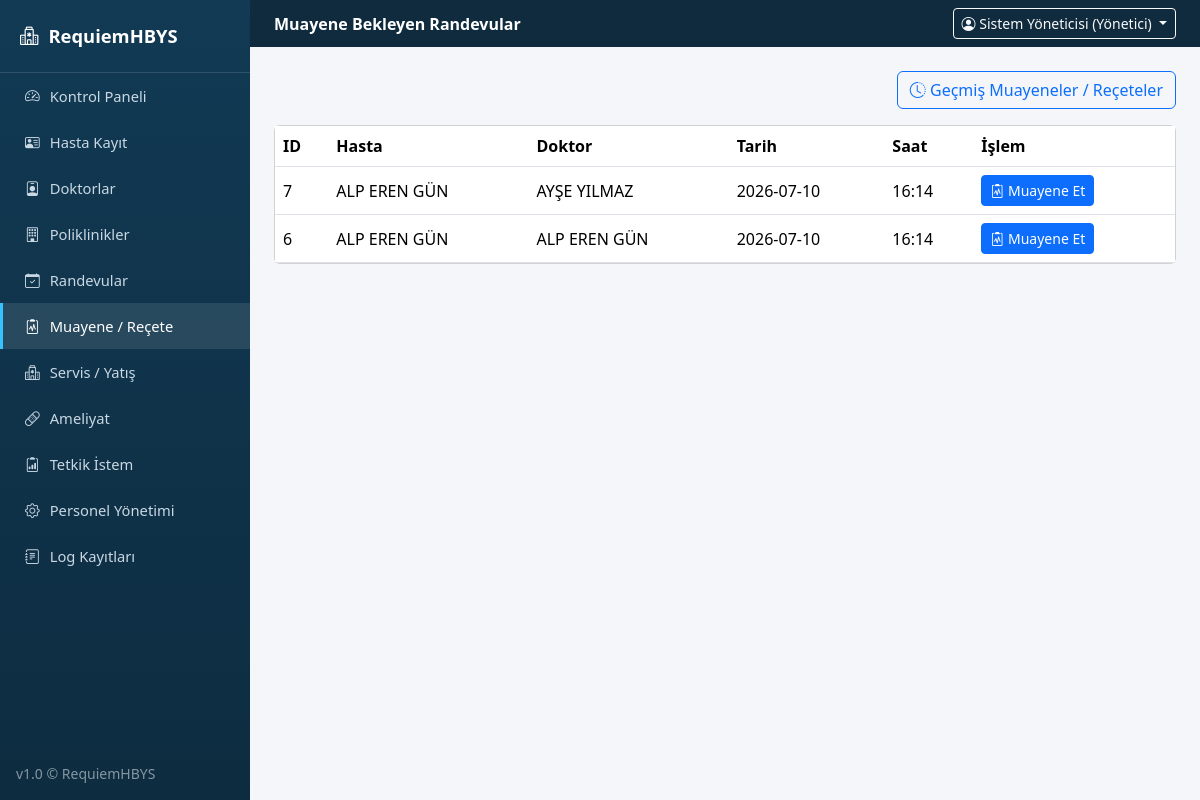
The page /muayene (signed in) on the database its author committed.
### tables this page shows
CREATE TABLE randevular (
            id INTEGER PRIMARY KEY AUTOINCREMENT,
            hasta_id INTEGER,
            doktor_id INTEGER,
            tarih TEXT,
            saat TEXT,
            durum TEXT
        );

CREATE TABLE hastalar (
            id INTEGER PRIMARY KEY AUTOINCREMENT,
            ad_soyad TEXT NOT NULL,
            tc TEXT,
            dogum_tarihi TEXT,
            cinsiyet TEXT,
            kan_grubu TEXT,
            telefon TEXT,
            adres TEXT,
            acil_ad TEXT,
            acil_tel TEXT,
            gecmis TEXT,
            kayit_tarihi TEXT
        );

CREATE TABLE doktorlar (
            id INTEGER PRIMARY KEY AUTOINCREMENT,
            ad_soyad TEXT NOT NULL,
            uzmanlik TEXT,
            poliklinik TEXT,
            uygunluk TEXT
        );

### app.py (the view)
@app.route("/muayene")
@login_required
@modul_gerekli("muayene")
def muayene():
    return render_template("muayene.html", randevular=db.bekleyen_randevulari_getir())

### app.py (called while the page is built)
def login_required(f):
    @wraps(f)
    def wrapper(*args, **kwargs):
        if "user_id" not in session:
            flash("Lütfen giriş yapın.", "warning")
            return redirect(url_for("login"))
        return f(*args, **kwargs)
    return wrapper

def modul_gerekli(modul):
    def decorator(f):
        @wraps(f)
        def wrapper(*args, **kwargs):
            rol = session.get("rol")
            izinli = ROL_MODUL_YETKILERI.get(rol, set())
            if modul not in izinli:
                db.log_ekle(session.get("ad"), rol, "YETKİ", "ERİŞİM_RED",
                            f"'{modul}' modülüne yetkisiz erişim denemesi ({request.path}).", "Başarısız")
                flash("Bu sayfa için yetkiniz bulunmuyor.", "danger")
                return redirect(url_for("dashboard"))
            return f(*args, **kwargs)
        return wrapper
    return decorator

@app.context_processor
def inject_globals():
    def modul_yetkili(modul):
        return modul in ROL_MODUL_YETKILERI.get(session.get("rol"), set())
    return {"simdi": datetime.now().strftime("%d.%m.%Y %H:%M"), "modul_yetkili": modul_yetkili}

### database.py (called while the page is built)
    def sorgula(self, sql, params=()):
        cur = self.conn.cursor()
        cur.execute(sql, params)
        return [dict(r) for r in cur.fetchall()]

    def bekleyen_randevulari_getir(self):
        return self.sorgula("""SELECT r.id, r.tarih, r.saat, h.ad_soyad as hasta_ad, d.ad_soyad as doktor_ad
                                FROM randevular r JOIN hastalar h ON r.hasta_id=h.id
                                JOIN doktorlar d ON r.doktor_id=d.id WHERE r.durum='Bekliyor' ORDER BY r.id DESC""")

### templates/muayene.html (shortened to what this page needs)
{% extends "base.html" %}
{% block page_header %}Muayene Bekleyen Randevular{% endblock %}
{% block content %}
<div class="d-flex justify-content-end mb-3">
  <a href="{{ url_for('muayene_gecmis') }}" class="btn btn-outline-primary"><i class="bi bi-clock-history"></i> Geçmiş Muayeneler / Reçeteler</a>
</div>
<div class="card">
  <div class="table-responsive">
    <table class="table table-hover align-middle mb-0">
      <thead><tr><th>ID</th><th>Hasta</th><th>Doktor</th><th>Tarih</th><th>Saat</th><th>İşlem</th></tr></thead>
      <tbody>
        {% for r in randevular %}
        <tr>
          <td>{{ r.id }}</td><td>{{ r.hasta_ad }}</td><td>{{ r.doktor_ad }}</td><td>{{ r.tarih }}</td><td>{{ r.saat }}</td>
          <td><a href="{{ url_for('muayene_form', rid=r.id) }}" class="btn btn-sm btn-primary"><i class="bi bi-clipboard2-pulse"></i> Muayene Et</a></td>
        </tr>
        {% else %}
        <tr><td colspan="6" class="text-center text-muted py-4">Bekleyen randevu bulunmuyor.</td></tr>
        {% endfor %}
      </tbody>
    </table>
  </div>
</div>
{% endblock %}

### static/css/style.css (style rules this page uses)
body { background: #f4f6f9; font-family: "Segoe UI", Arial, sans-serif; }
.table thead { background: #123a54; color: #fff; }

### rows shown on the page
randevular: id "7", hasta_ad "ALP EREN GÜN", doktor_ad "AYŞE YILMAZ", tarih "2026-07-10", saat "16:14"
randevular: id "6", hasta_ad "ALP EREN GÜN", doktor_ad "ALP EREN GÜN", tarih "2026-07-10", saat "16:14"

### other values the page prints
{{ session.get('ad') }} "Sistem Yöneticisi"
{{ session.get('rol') }} "Yönetici"
